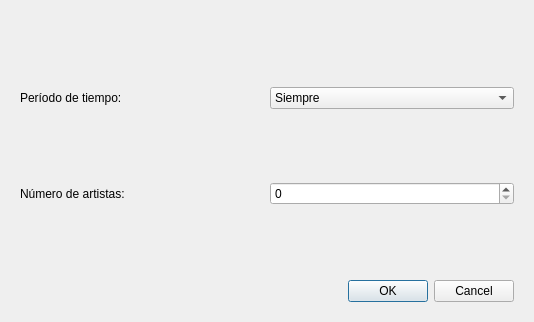
<?xml version="1.0" encoding="UTF-8"?>
<ui version="4.0">
 <class>Form</class>
 <widget class="QWidget" name="Form">
  <property name="geometry">
   <rect>
    <x>0</x>
    <y>0</y>
    <width>534</width>
    <height>322</height>
   </rect>
  </property>
  <property name="windowTitle">
   <string>Form</string>
  </property>
  <layout class="QVBoxLayout" name="verticalLayout">
   <item>
    <widget class="QStackedWidget" name="stackedWidget">
     <widget class="QWidget" name="page">
      <layout class="QVBoxLayout" name="verticalLayout_2">
       <item>
        <widget class="QWidget" name="widget" native="true">
         <layout class="QVBoxLayout" name="verticalLayout_3">
          <property name="leftMargin">
           <number>0</number>
          </property>
          <property name="topMargin">
           <number>0</number>
          </property>
          <property name="rightMargin">
           <number>0</number>
          </property>
          <property name="bottomMargin">
           <number>0</number>
          </property>
          <item>
           <widget class="QWidget" name="widget_2" native="true">
            <property name="sizePolicy">
             <sizepolicy hsizetype="Preferred" vsizetype="Fixed">
              <horstretch>0</horstretch>
              <verstretch>0</verstretch>
             </sizepolicy>
            </property>
            <layout class="QHBoxLayout" name="horizontalLayout">
             <property name="leftMargin">
              <number>0</number>
             </property>
             <property name="topMargin">
              <number>0</number>
             </property>
             <property name="rightMargin">
              <number>0</number>
             </property>
             <property name="bottomMargin">
              <number>0</number>
             </property>
             <item>
              <widget class="QLabel" name="period_label">
               <property name="text">
                <string>Período de tiempo:</string>
               </property>
              </widget>
             </item>
             <item>
              <widget class="QComboBox" name="period_combo">
               <property name="currentIndex">
                <number>5</number>
               </property>
               <item>
                <property name="text">
                 <string>7 días</string>
                </property>
               </item>
               <item>
                <property name="text">
                 <string>1 mes</string>
                </property>
               </item>
               <item>
                <property name="text">
                 <string>3 meses</string>
                </property>
               </item>
               <item>
                <property name="text">
                 <string>6 meses</string>
                </property>
               </item>
               <item>
                <property name="text">
                 <string>1 año</string>
                </property>
               </item>
               <item>
                <property name="text">
                 <string>Siempre</string>
                </property>
               </item>
              </widget>
             </item>
            </layout>
           </widget>
          </item>
          <item>
           <widget class="QWidget" name="widget_3" native="true">
            <property name="sizePolicy">
             <sizepolicy hsizetype="Preferred" vsizetype="Fixed">
              <horstretch>0</horstretch>
              <verstretch>0</verstretch>
             </sizepolicy>
            </property>
            <layout class="QHBoxLayout" name="horizontalLayout_2">
             <property name="leftMargin">
              <number>0</number>
             </property>
             <property name="topMargin">
              <number>0</number>
             </property>
             <property name="rightMargin">
              <number>0</number>
             </property>
             <property name="bottomMargin">
              <number>0</number>
             </property>
             <item>
              <widget class="QLabel" name="count_label">
               <property name="text">
                <string>Número de artistas:</string>
               </property>
              </widget>
             </item>
             <item>
              <widget class="QSpinBox" name="count_spin"/>
             </item>
            </layout>
           </widget>
          </item>
         </layout>
        </widget>
       </item>
       <item>
        <widget class="QDialogButtonBox" name="buttonBox">
         <property name="standardButtons">
          <set>QDialogButtonBox::StandardButton::Cancel|QDialogButtonBox::StandardButton::Ok</set>
         </property>
        </widget>
       </item>
      </layout>
     </widget>
     <widget class="QWidget" name="page_2"/>
    </widget>
   </item>
  </layout>
 </widget>
 <resources/>
 <connections/>
</ui>
